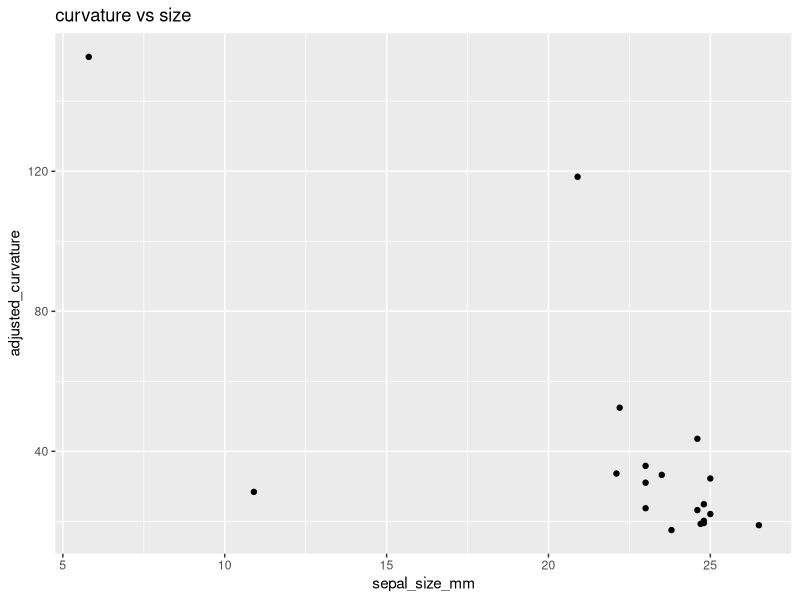

Reproduce this figure in R.
library(tidyverse)
library(here)

data_tbl <- 
    left_join(
        read.csv(
                here("data/epimedium_curvature_grandiflorum.csv"),
                header=TRUE) %>% 
            as.tibble(),
        read.csv(
                here("data/epimedium_curv_size_data.csv"),
                header=TRUE) %>%
            as.tibble() %>%
        slice(., 1:19), #20:50 for koreanum, 51:77 for violaceum, 1:21 for grandiflorum
        by="species_individual_panicle_flower" 
              ) %>%
    dplyr::select(4, 2, 3, 5, 6) #isolate columns 2:5 and rearrange


qplot(data=data_tbl, x=sepal_size_mm, y=adjusted_curvature) +
  ggtitle('curvature vs size')
   
        
      
